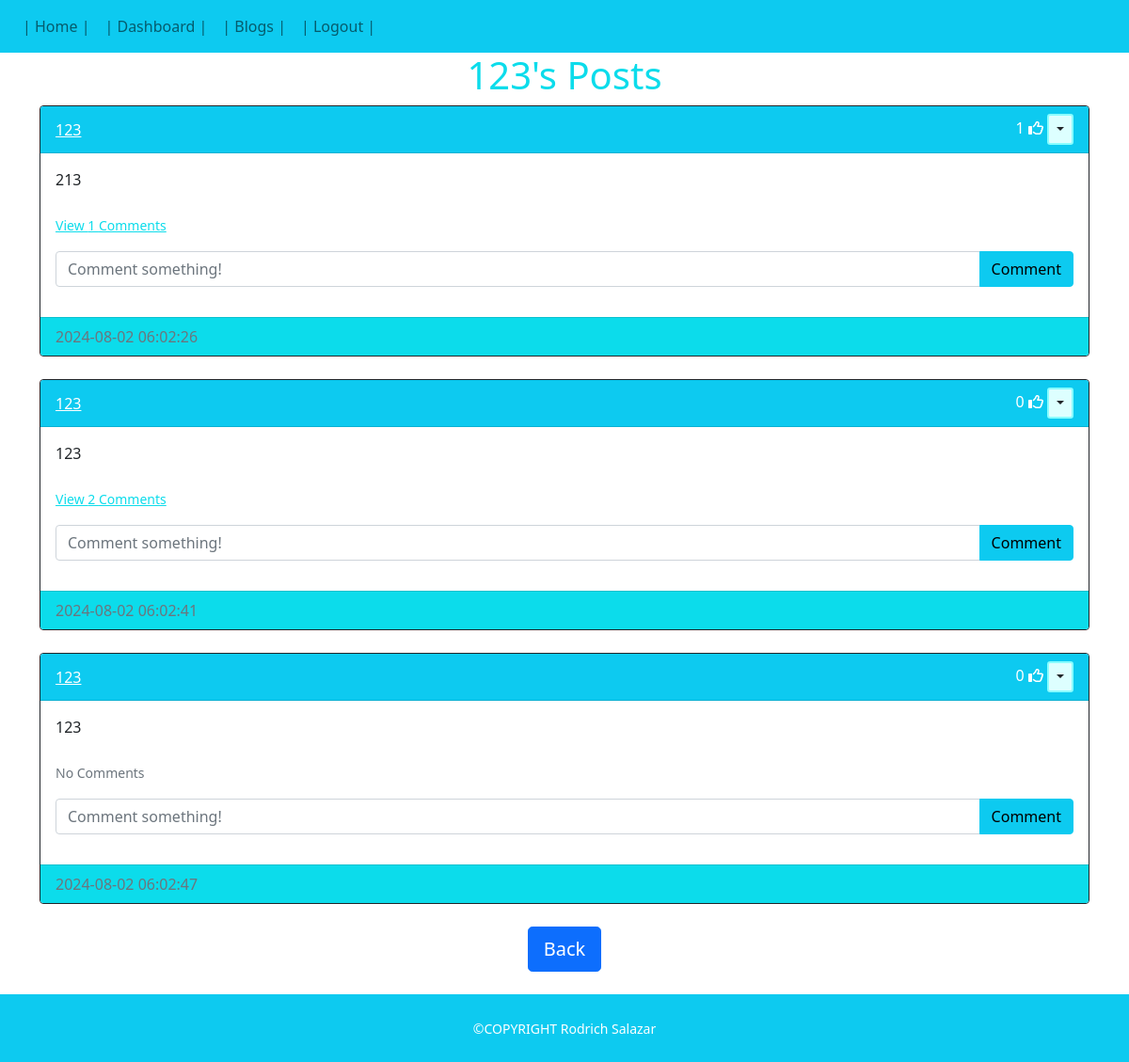
The page /posts/123 (signed in) on the database its author committed.
### website/models.py (models this page shows)
class Post(db.Model):
    id = db.Column(db.Integer, primary_key=True)
    text = db.Column(db.Text, nullable=False)
    date_created = db.Column(db.DateTime(timezone=True), default=func.now())
    author = db.Column(db.Integer, db.ForeignKey('user.id', ondelete="CASCADE"), nullable=False)
    comments = db.relationship('Comment', backref='post', passive_deletes=True)
    likes = db.relationship('Like', backref='post', passive_deletes=True)

class User(db.Model, UserMixin):
    id = db.Column(db.Integer, primary_key=True)
    email = db.Column(db.String(150), unique=True)
    username = db.Column(db.String(150))
    password = db.Column(db.String(150))
    date = db.Column(db.DateTime(timezone=True), default=func.now())
    notes = db.relationship('Note')
    posts = db.relationship('Post', backref='user', passive_deletes=True)
    comments = db.relationship('Comment', backref='user', passive_deletes=True)
    likes = db.relationship('Like', backref='user', passive_deletes=True)

### website/views.py (the view)
@views.route("/posts/<username>")
@login_required
def posts(username):
    user = User.query.filter_by(username=username).first()
    if not user:
        flash('No user with that username exists.', category='error')
        return redirect(url_for('views.home'))
    posts = user.posts
    return render_template("userposts.html", user=current_user, posts=posts, username=username)

### website/__init__.py (called while the page is built)
def create_app():
    app = Flask(__name__)
    app.config['SECRET_KEY'] = 'ENWI!*!*uh981821huwha'
    app.config['SQLALCHEMY_DATABASE_URI'] = f'sqlite:///{DB_NAME}'
    db.init_app(app)
    from .views import views
    from .auth import auth
    app.register_blueprint(views, url_prefix='/')
    app.register_blueprint(auth, url_prefix='/')
    from .models import User, Note, Post, Comment, Like
    with app.app_context():
        db.create_all()
    login_manager = LoginManager()
    login_manager.login_view = 'auth.login'
    login_manager.init_app(app)
    @login_manager.user_loader
    def load_user(id):
        return User.query.get(int(id))
    return app

### website/templates/userposts.html (shortened to what this page needs)
{% extends "userposts_template.html"%}
{% block header %} {{username}}'s Posts {% endblock %}
    {% block footer %}
    <div align="center">
        <a href="/blogs">
            <button type="button" class="btn btn-primary btn-lg">Back</button>
        </a>
    </div>
</div>
    {% endblock %}

### website/templates/userposts_template.html (shortened to what this page needs)
<!DOCTYPE html>
<html>
  <head>
      <link rel="stylesheet" href="https://cdn.jsdelivr.net/npm/bootstrap@4.4.1/dist/css/bootstrap.min.css">
          <link href="static/css/styles.css" rel="stylesheet" />
      <link
      href="https://cdn.jsdelivr.net/npm/bootstrap@5.0.2/dist/css/bootstrap.min.css"
      rel="stylesheet"
      />
      <link href="static/css/styles.css" rel="stylesheet" />
  </head>
  <body>
    <nav class="navbar navbar-expand-md bg-info navbar-light">
      <div class="collapse navbar-collapse" id="navbar">
        <ul class="navbar-nav">
        {% if user.is_authenticated %}
          <li class="nav-item">
            <a class="nav-link" href="/">| Home |</a>
          </li>
          <li class="nav-item">
            <a class="nav-link" href="/dashboard">| Dashboard |</a>
          </li>
          <li class="nav-item">
            <a class="nav-link" href="/blogs">| Blogs |</a>
          </li>
          <li class="nav-item">
            <a class="nav-link" href="/logout">| Logout |</a>
          </li>
          {% endif %}
      </div>
    </nav>
    <h1 align="center">{% block header %}Posts{% endblock %}</h1>
    <div class="container">
      <div id="posts">
        {% for post in posts %}
        <div class="card border-dark">
          <div class="card-header text-white bg-info d-flex justify-content-between align-items-center">
            <a class="postslink" href="/posts/{{post.user.username}}">{{post.user.username}}</a>
            <div>
              <span id="likes-count-{{post.id}}">
                {{ post.likes|length }}</span>
                {% if user.id in post.likes|map(attribute="author")|list %}
                <i
                  class="fas fa-thumbs-up"
                  id="like-button-{{post.id}}"
                  onclick="like({{post.id}})"
                ></i>
                {% else %}
                <i
                  class="far fa-thumbs-up"
                  id="like-button-{{post.id}}"
                  onclick="like({{post.id}})"
                ></i>
              {% endif %}
              {% if user.id == post.author %}
              <div class="btn-group">
                <button
                  type="button"
                  class="btn btn-sm btndropdown dropdown-toggle"
                  data-bs-toggle="dropdown"
                ></button>
              </div>
              {% endif %}
            </div>
          </div>
          <div class="card-body">
            <div class="card-text">{{post.text}}</div>
            <br />
            <p class="card-text">
              {% if post.comments|length > 0 %}
              <a class="commenttxt" data-bs-toggle="collapse" href="#comments-{{post.id}}" role="button">
                <small class="commenttxt" >View {{post.comments|length}} Comments</small>
              </a>
              {% else %}
              <small class="text-muted">No Comments</small>
              {% endif %}
            </p>
            <form
              class="input-group mb-3"
              method="POST"
              action="/create-comment/{{post.id}}"
            >
              <input
                type="text"
                id="text"
                name="text"
                class="form-control"
                placeholder="Comment something!"
              />
              <button type="submit" class="btn btn-info">Comment</button>
            </form>
          </div>
          <div class="card-footer blogfooter text-muted">{{post.date_created}}</div>
        </div>
        <br/> {% endfor %}
      </div>
      {% block footer %}{% endblock %}
      <footer id="stickyfoot" class="flex-shrink-0 py-4 bg-info text-white - 50">
        <div class="container text-center">
          <small> &copy;COPYRIGHT Rodrich Salazar </small>
        </div>
      </footer>
  </body>
</html>

### website/static/css/styles.css (style rules this page uses)
footer { bottom: 0; margin-top: auto; width: 100%; }
body { min-height: 100vh; display: flex; flex-direction: column; }
h1 { color: #0cdceb; }
.navbar { float: left; }
.postslink { color: white }
.commenttxt { color:#0cdceb; }
.blogfooter { background-color: #0cdceb; }
.btndropdown { border-width: 2px; border-color: #89feff; background: #ddffff; }

### website/templates/userposts_template.html (style rules this page uses)
footer { bottom: 0; margin-top: auto; width: 100%; }
body { min-height: 100vh; display: flex; flex-direction: column; }
h1 { color: #0cdceb; }
.postslink { color: white }
.commenttxt { color:#0cdceb; }
.blogfooter { background-color: #0cdceb; }
.btndropdown { border-width: 2px; border-color: #89feff; background: #ddffff; }
.navbar { float: left; }

### rows shown on the page
Post: user.username "123", likes|length "1", text "213", comments|length "1", date_created "2024-08-02 06:02:26"
Post: user.username "123", likes|length "0", text "123", comments|length "2", date_created "2024-08-02 06:02:41"
Post: user.username "123", likes|length "0", text "123", shows "No Comments", date_created "2024-08-02 06:02:47"

### other values the page prints
{{ username }} "123"
